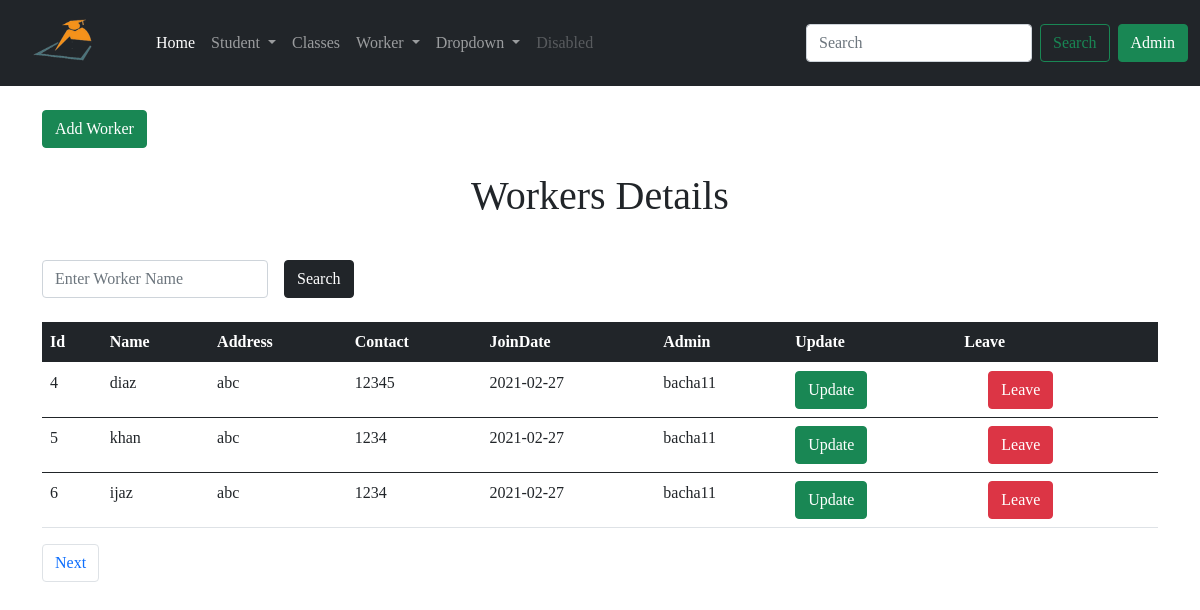
Page /worker_detials on the earlier database version.
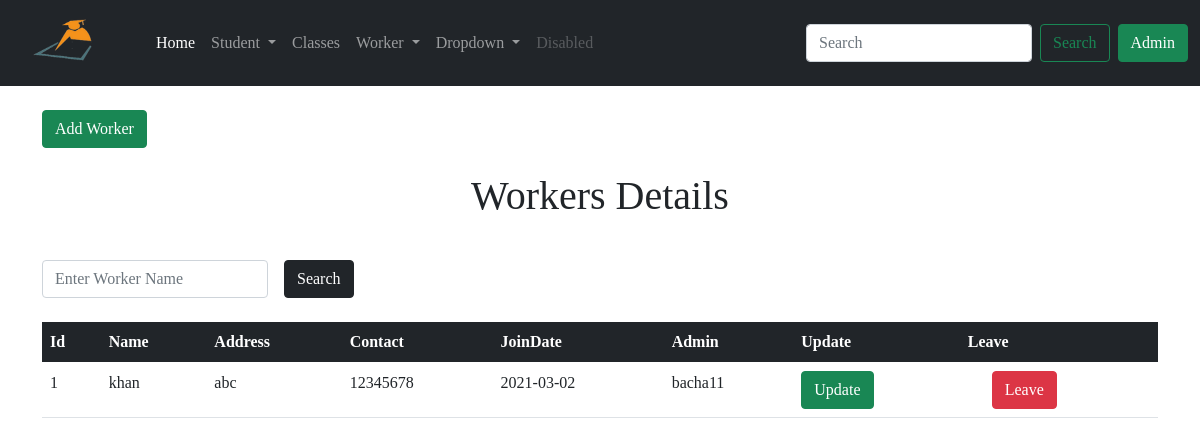
Same page on the later database version.
### app/models.py (models this page shows, shortened)
class Worker(db.Model):
    __searchable__ = ['worker_name', 'worker_address']
    id = db.Column(db.Integer, primary_key=True)
    worker_name = db.Column(db.String(64), index=True)
    worker_address = db.Column(db.String(128), index=True)
    worker_contact = db.Column(db.String(64), index=True)
    join_date = db.Column(db.DateTime, default=datetime.utcnow())
    admin_id = db.Column(db.Integer, db.ForeignKey('admin.id'))

class Admin(UserMixin, db.Model):
    id = db.Column(db.Integer, primary_key=True)
    username = db.Column(db.String(32), unique=True, index=True)
    email = db.Column(db.String(64), unique=True, index=True)
    password_hash = db.Column(db.String(128))
    join_date = db.Column(db.DateTime, default=datetime.utcnow())
    student = db.relationship('Student', backref='admin')
    leavestudent = db.relationship('LeaveStudent', backref='admin')
    teacher = db.relationship('Teacher', backref='admin')
    worker = db.relationship('Worker', backref='admin')
    leaveworker = db.relationship('LeaveWorker', backref='admin')

### app/routes.py (the view)
@app.route('/worker_detials')
def worker_detials():
    query = request.args.get('query')
    if query:
        workers = Worker.query.filter(Worker.worker_name.contains(query))
        return render_template('worker_detials.html', title='Search Worker', workers=workers, query=query)
    page = request.args.get('page', 1, type=int)
    workers = Worker.query.order_by(Worker.id.asc()).paginate(
        page, app.config['ENTRY_PER_PAGE'], False)
    next_url = url_for('worker_detials', page=workers.next_num) \
        if workers.has_next else None
    prev_url = url_for('worker_detials', page=workers.prev_num) \
        if workers.has_prev else None
    return render_template('worker_detials.html', title='Worker Detials', workers=workers.items, next_url=next_url, prev_url=prev_url, page=page)

### app/templates/worker_detials.html (shortened to what this page needs)
{% extends 'base.html' %}
{% block content %}
<div class="container">
  <a href=" {{url_for('add_worker')}} ">
    <button type="submit" class="btn btn-success mt-4">Add Worker</button>
  </a>
  {% if query %}
  <h1 class="text-center mt-4">Search Result About! <span class="text-primary"> {{ query }} </span></h1>
  {% else %}
  <h1 class="text-center mt-4">Workers Details</h1>
  {% endif %}
  <form action="" method="GET">
    <div class="row g-3 align-items-center mt-4">
      <div class="col-auto">
        <input type="search" name="query" id="inputPassword6" class="form-control" placeholder="Enter Worker Name" required>
      </div>
      <div class="col-auto">
        <button type="submit" class="btn btn-dark">Search</button>
      </div>
    </div>
  </form>
  <table class="table mt-4">
      <thead class="table-dark">
        <tr>
          <th scope="col">Id</th>
          <th scope="col">Name</th>
          <th scope="col">Address</th>
          <th scope="col">Contact</th>
          <th scope="col">JoinDate</th>
          <th scope="col">Admin</th>
          <th scope="col">Update</th>
          <th scope="col">Leave</th>
        </tr>
      </thead>
      {% for worker in workers %}
      <tbody>
        <tr>
          <td> {{ worker.id }}</td>
          <td> {{ worker.worker_name }} </td>
          <td> {{ worker.worker_address }} </td>
          <td> {{ worker.worker_contact }} </td>
          <td> {{ worker.join_date.strftime('%Y-%m-%d') }} </td>
          <td> {{ worker.admin.username }} </td>
          <td> <a href=" {{ url_for('update_worker', id=worker.id)}} "><button type="submit" class="btn btn-success">Update</button> </a></td>
          <td>
            <button type="button" class="btn btn-danger ms-4" data-bs-toggle="modal" data-bs-target="#exampleModal">
              Leave
            </button>
          </td>
        </tr>
      </tbody>
      {% endfor %}
  </table>
    <nav aria-label="Page navigation example">
      <ul class="pagination">
        {% if next_url %}
        <li class="page-item"><a class="page-link" href="{{ next_url }}">Next</a></li>
        {% endif %}
      </ul>
    </nav>
</div>
{% endblock %}

Differences in the rows shown:
removed Worker: id "4", worker_name "diaz", worker_address "abc", worker_contact "12345", join_date "2021-02-27", admin.username "bacha11"
removed Worker: id "5", worker_name "khan", worker_address "abc", worker_contact "1234", join_date "2021-02-27", admin.username "bacha11"
removed Worker: id "6", worker_name "ijaz", worker_address "abc", worker_contact "1234", join_date "2021-02-27", admin.username "bacha11"
added Worker: id "1", worker_name "khan", worker_address "abc", worker_contact "12345678", join_date "2021-03-02", admin.username "bacha11"
Other differences:
text no longer shown: "Next"
